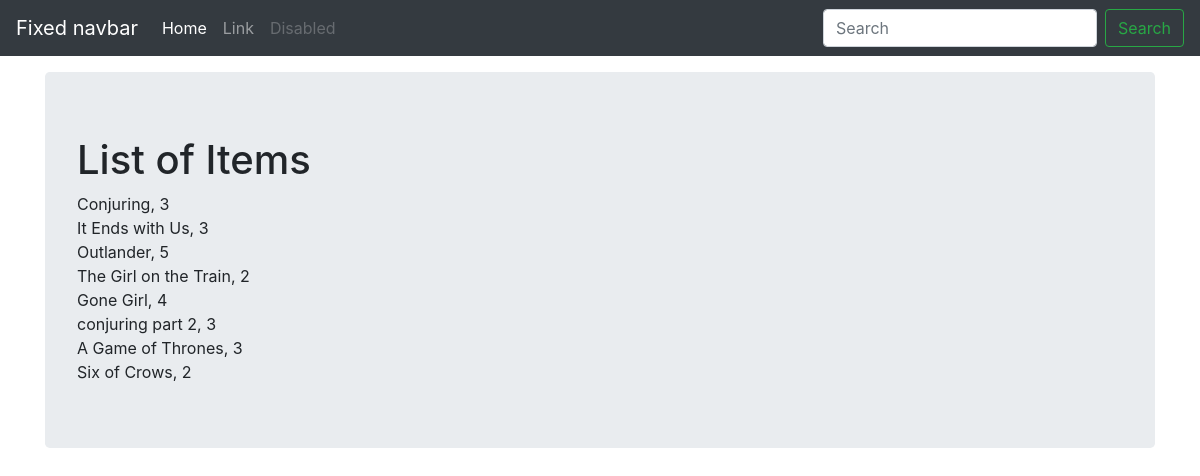
Page /list_item/ on the earlier database version.
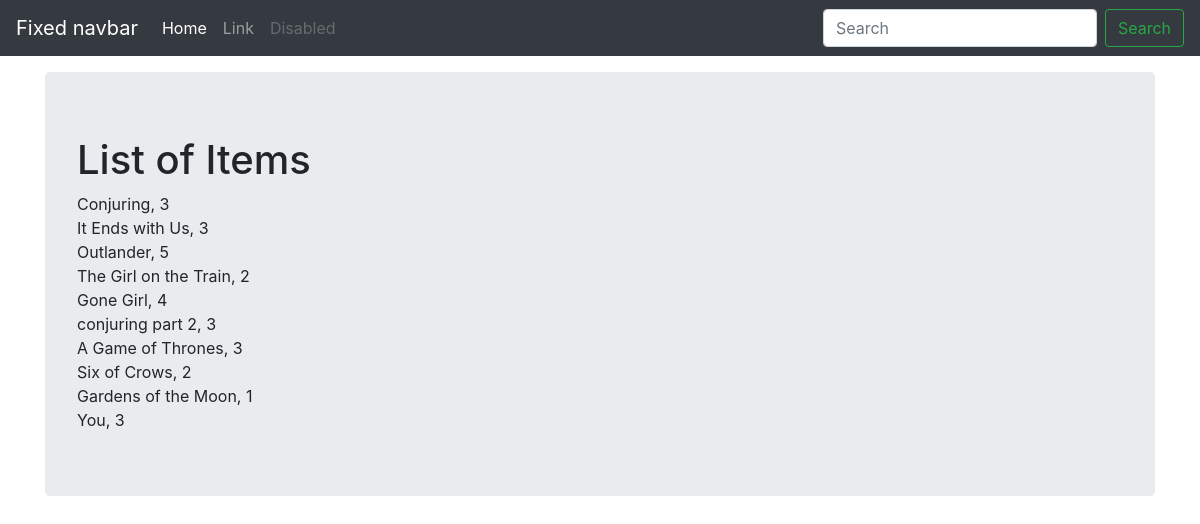
Same page on the later database version.
### librarymgmt/models.py (models this page shows, shortened)
class Books(models.Model):
	category = models.CharField(max_length=50, blank=True, null=True)
	item_name = models.CharField(max_length=50, blank=True, null=True)
	quantity = models.IntegerField(default='0', blank=True, null=True)
	receive_quantity = models.IntegerField(default='0', blank=True, null=True)
	receive_by = models.CharField(max_length=50, blank=True, null=True)
	issue_quantity = models.IntegerField(default='0', blank=True, null=True)
	author = models.CharField(max_length=50, blank=True, null=True)
	issue_to = models.CharField(max_length=50, blank=True, null=True)
	phone_number = models.CharField(max_length=50, blank=True, null=True)
	created_by = models.CharField(max_length=50, blank=True, null=True)
	reserve_books = models.IntegerField(default='0', blank=True, null=True)
	last_updated = models.DateTimeField(auto_now_add=False, auto_now=True)
	export_to_CSV = models.BooleanField(default=False)

### librarymgmt/views.py (the view)
# urls.py: path('list_item/', views.list_item, name='list_item'),
def list_item(request):
	title = 'List of Items'
	queryset = Books.objects.all()
	context = {
		"title": title,
		"queryset": queryset,
	}
	return render(request, "list_item.html", context)

### librarymgmt/templates/list_item.html (shortened to what this page needs)
{% load static %}
<!doctype html>
<html lang="en">
  <head>
<link href="{% static 'css/stylesheet.css' %}" rel="stylesheet">
<link href="{% static 'css/bootstrap.min.css' %}" rel="stylesheet">
    <link href="navbar-top-fixed.css" rel="stylesheet">
  </head>
  <body>
    <nav class="navbar navbar-expand-md navbar-dark fixed-top bg-dark">
  <a class="navbar-brand" href="#">Fixed navbar</a>
  <div class="collapse navbar-collapse" id="navbarCollapse">
    <ul class="navbar-nav mr-auto">
      <li class="nav-item active">
        <a class="nav-link" href="#">Home <span class="sr-only">(current)</span></a>
      </li>
      <li class="nav-item">
        <a class="nav-link" href="#">Link</a>
      </li>
      <li class="nav-item">
        <a class="nav-link disabled" href="#" tabindex="-1" aria-disabled="true">Disabled</a>
      </li>
    </ul>
    <form class="form-inline mt-2 mt-md-0">
      <input class="form-control mr-sm-2" type="text" placeholder="Search" aria-label="Search">
      <button class="btn btn-outline-success my-2 my-sm-0" type="submit">Search</button>
    </form>
  </div>
</nav>
<main role="main" class="container">
  <div class="jumbotron">
    <h1>{{title}}</h1>
    {% for instance in queryset %}
	{{instance.item_name}}, {{instance.quantity}}<br>
	{% endfor %}
  </div>
</main>
      </body>
</html>

### librarymgmt/static/css/stylesheet.css (style rules this page uses)
body { background-color: #34eb6b; }

### librarymgmt/static/css/navbar-top-fixed.css (style rules this page uses)
body { min-height: 75rem; padding-top: 4.5rem; }

Differences in the rows shown:
added Books: item_name "Gardens of the Moon", quantity "1"
added Books: item_name "You", quantity "3"
